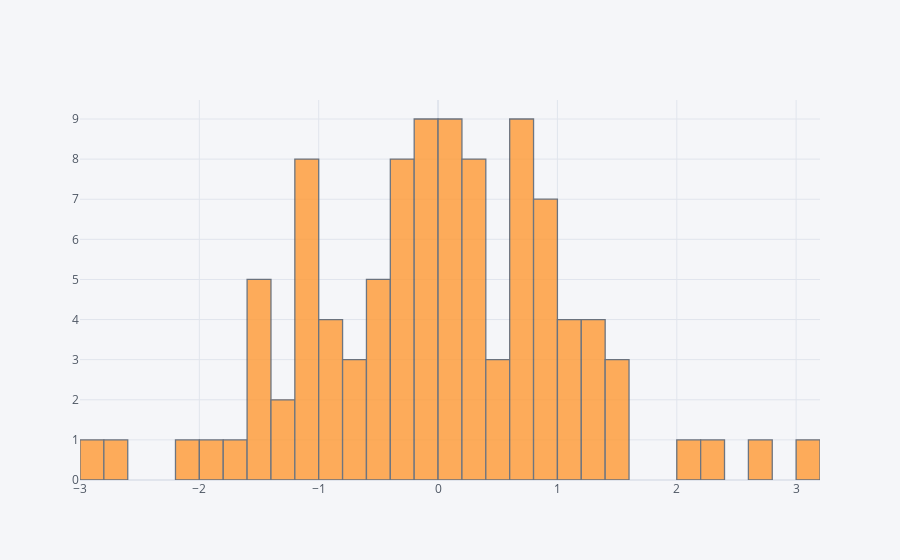

Notebook source saved alongside this figure:
### Code cell
df6['A'].iplot(kind='hist', bins=50)

### Figure 1 — Plotly figure (JSON) as saved in the notebook; plotly's stock layout.template omitted (floating-point values rounded to 4 significant figures)
{"data": [{"histfunc": "count", "histnorm": "", "marker": {"color": "rgba(255, 153, 51, 1.0)", "line": {"color": "#4D5663", "width": 1.3}}, "name": "A", "nbinsx": 50, "opacity": 0.8, "orientation": "v", "type": "histogram", "x": [-0.2199, 0.2645, 0.7708, -0.3378, 3.088, 0.07943, -0.1418, 0.3821, 1.179, -0.1417, -0.2765, -0.389, -0.7045, -0.8339, -0.727, 0.8026, 1.181, -1.081, 2.025, 1.358, 0.1296, -2.175, 0.6757, 0.9687, 0.3199, 0.8518, 0.9829, -2.711, 0.8018, 2.799, 0.3839, -1.592, 0.05063, -1.016, 0.1406, 0.07103, -1.786, -1.96, -1.454, -0.5681, 0.4897, -0.5276, 0.165, 0.1905, 2.248, 0.2391, -1.5, -0.7228, -0.04257, -0.2768, -0.1828, 0.5462, -2.972, 0.554, -1.065, 1.389, -1.08, -0.2973, -0.1163, -1.052, 0.7208, 0.3618, 0.9926, 0.1019, -1.07, -0.5267, -1.153, 0.7117, -0.8101, -1.363, -0.0411, -1.471, 0.7354, -1.23, -0.271, 0.6116, -1.019, -0.1979, 0.2709, 0.7388, 1.139, -1.57, 1.559, -0.2547, 1.429, 0.7328, 0.2452, 0.7607, -0.8114, 1.207, 1.068, 0.8025, 0.1855, -0.01509, -0.06583, -0.5609, 1.516, 1.286, -0.4511, -0.902]}], "layout": {"barmode": "overlay", "legend": {"bgcolor": "#F5F6F9", "font": {"color": "#4D5663"}}, "paper_bgcolor": "#F5F6F9", "plot_bgcolor": "#F5F6F9", "title": {"font": {"color": "#4D5663"}}, "xaxis": {"gridcolor": "#E1E5ED", "showgrid": true, "tickfont": {"color": "#4D5663"}, "title": {"font": {"color": "#4D5663"}, "text": ""}, "zerolinecolor": "#E1E5ED"}, "yaxis": {"gridcolor": "#E1E5ED", "showgrid": true, "tickfont": {"color": "#4D5663"}, "title": {"font": {"color": "#4D5663"}, "text": ""}, "zerolinecolor": "#E1E5ED"}}}
